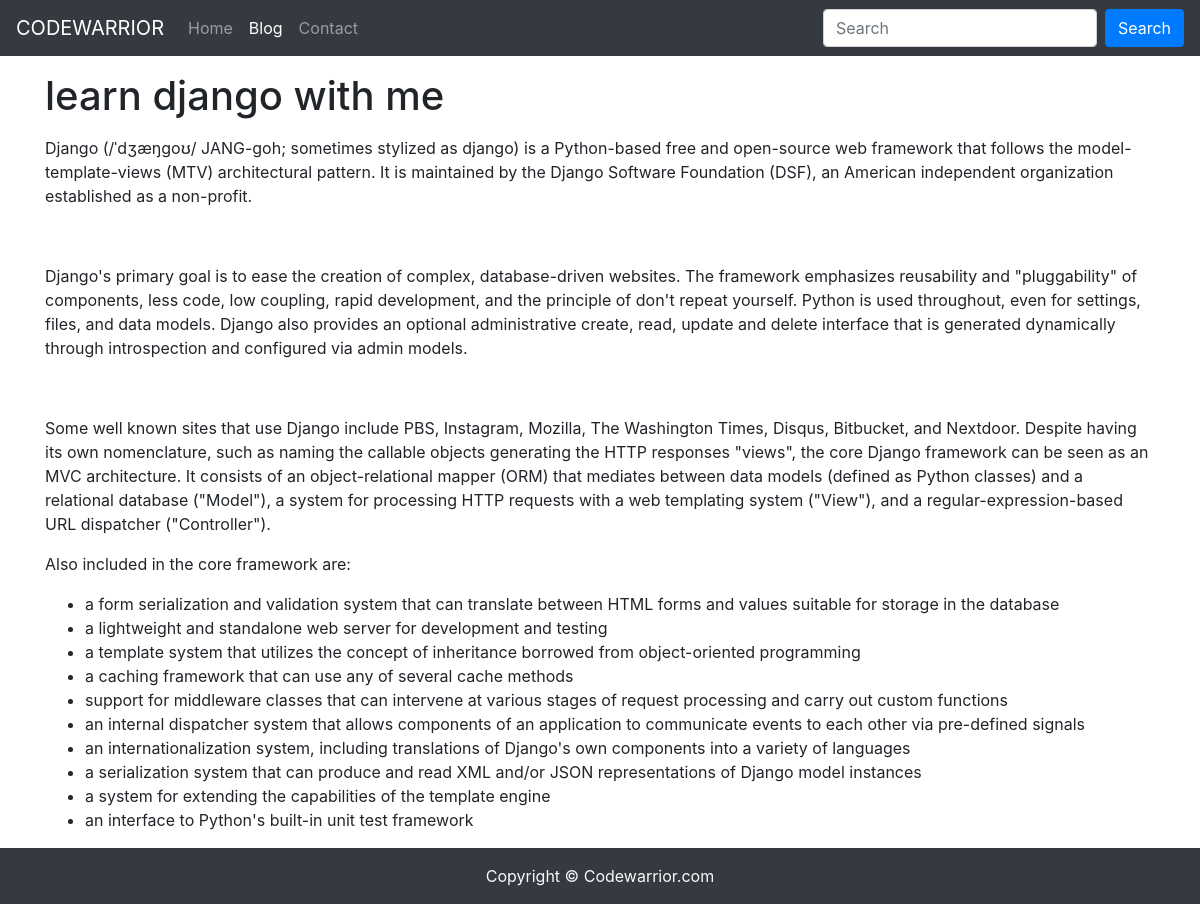
/blogpost/django-tutorial, run on the app's committed database.
### blog/models.py (models this page shows, shortened)
class Blog(models.Model):
    sno = models.AutoField(primary_key=True)
    title = models.CharField(max_length=200)
    content = models.TextField()
    short_desc = models.CharField(max_length=300, default="")
    slug = models.CharField(max_length=100)
    time = models.DateTimeField(auto_now_add=True)

### blog/views.py (the view)
# urls.py: path('blogpost/<str:slug>', views.blogpost, name='blog'),
def blogpost(request, slug):
    blog = Blog.objects.filter(slug=slug).first()
    context = {'blog': blog}
    return render(request, 'blogpost.html', context)

### codewarrior/templates/blogpost.html (shortened to what this page needs)
{% extends 'base.html' %}
{% block blogactive %}active{% endblock blogactive%}
{% block body %}
<div class="container">
<h1 class="my-3">{{blog.title}}</h1>
<div class="my-3">
{{blog.content|safe}}
</div>
</div>
{% endblock body %}

### codewarrior/templates/blogpost.html (style rules this page uses)
.container { min-height: 90vh; }

### data on the page
Blog: title "learn django with me", content "Django (/ˈdʒæŋɡoʊ/ JANG-goh; sometimes stylized as django) is a Python-based free and open-source web framework that follows the model-template-views (MTV) architectural pattern. It is maintained by the Django Software Foundation (DSF), an American independent organization established as a non-profit. Django's primary goal is to ease the creation of complex, database-driven websites. The framework emphasizes reusability and \"pluggability\" of components, less code, low coupling, rapid development, and the principle of don't repeat yourself. Python is used throughout, even for settings, files, and data models. Django also provides an optional administrative create, read, update and delete…"
